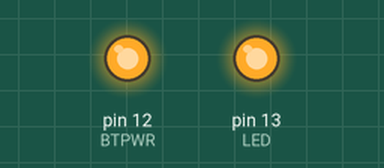
Bench run of a sketch on a simulated Arduino Uno, built with avr-gcc and run on an emulated ATmega328P. Parts: output pins drawn as LEDs (lit = HIGH). What the sketch prints to the serial monitor is not drawn.

Above: at 0.1 s.
At 4.1 s:
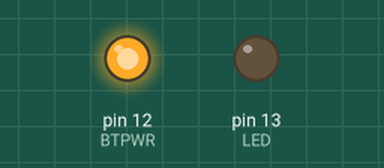
Timing chart, 0 to 5.6 s (numbered marks = the images above):
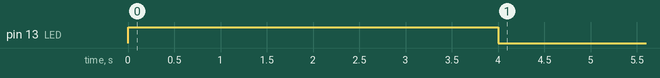

The sketch:

HC06_CONFIG.ino
```cpp
 const int LED = 13;
const int BTPWR = 12;

char nombreBT[] = "REDBull";
char velocidad ='4';//9600
char pin[5]= "1289";

void setup(){
  pinMode(LED, OUTPUT);
  pinMode(BTPWR, OUTPUT);

  digitalWrite(LED, HIGH);
  digitalWrite(BTPWR, HIGH);

  Serial.begin(9600);

  Serial.print("AT");
  delay(1000);

  Serial.print("AT+NAME");
  Serial.print(nombreBT);
  delay(1000);

  Serial.print("AT+BAUD");
  Serial.print(velocidad);
  delay(1000);

  Serial.print("AT+PIN");
  Serial.print(pin);
  delay(1000);

  digitalWrite(LED, LOW);
}

void loop(){

}
```
